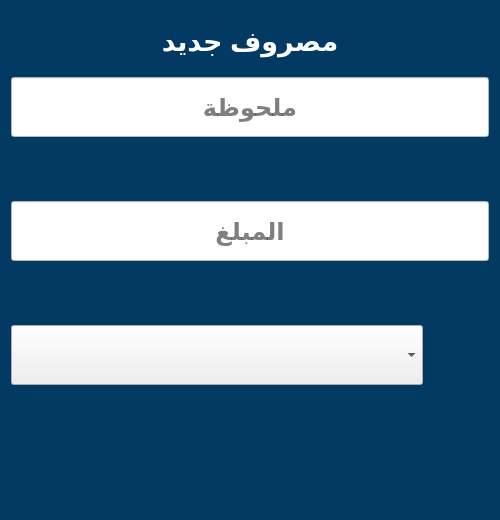
<?xml version="1.0" encoding="UTF-8"?>
<ui version="4.0">
 <class>Form</class>
 <widget class="QWidget" name="Form">
  <property name="geometry">
   <rect>
    <x>0</x>
    <y>0</y>
    <width>500</width>
    <height>520</height>
   </rect>
  </property>
  <property name="minimumSize">
   <size>
    <width>500</width>
    <height>520</height>
   </size>
  </property>
  <property name="maximumSize">
   <size>
    <width>500</width>
    <height>520</height>
   </size>
  </property>
  <property name="windowTitle">
   <string>Form</string>
  </property>
  <property name="layoutDirection">
   <enum>Qt::LeftToRight</enum>
  </property>
  <property name="styleSheet">
   <string notr="true">background-color:#033a63;</string>
  </property>
  <layout class="QGridLayout" name="gridLayout">
   <item row="0" column="0">
    <layout class="QVBoxLayout" name="verticalLayout_2">
     <item>
      <widget class="QLabel" name="title">
       <property name="minimumSize">
        <size>
         <width>0</width>
         <height>60</height>
        </size>
       </property>
       <property name="maximumSize">
        <size>
         <width>16777215</width>
         <height>60</height>
        </size>
       </property>
       <property name="font">
        <font>
         <pointsize>20</pointsize>
         <bold>true</bold>
        </font>
       </property>
       <property name="styleSheet">
        <string notr="true">color:white</string>
       </property>
       <property name="text">
        <string>مصروف جديد</string>
       </property>
       <property name="alignment">
        <set>Qt::AlignCenter</set>
       </property>
      </widget>
     </item>
    </layout>
   </item>
   <item row="1" column="0">
    <layout class="QVBoxLayout" name="verticalLayout">
     <item>
      <widget class="QLineEdit" name="note">
       <property name="minimumSize">
        <size>
         <width>0</width>
         <height>60</height>
        </size>
       </property>
       <property name="font">
        <font>
         <pointsize>18</pointsize>
         <bold>true</bold>
        </font>
       </property>
       <property name="styleSheet">
        <string notr="true">background-color:white</string>
       </property>
       <property name="maxLength">
        <number>30</number>
       </property>
       <property name="alignment">
        <set>Qt::AlignCenter</set>
       </property>
       <property name="placeholderText">
        <string>ملحوظة</string>
       </property>
      </widget>
     </item>
     <item>
      <widget class="QLabel" name="note_err">
       <property name="minimumSize">
        <size>
         <width>0</width>
         <height>50</height>
        </size>
       </property>
       <property name="font">
        <font>
         <pointsize>14</pointsize>
         <bold>true</bold>
        </font>
       </property>
       <property name="styleSheet">
        <string notr="true">color:white</string>
       </property>
       <property name="text">
        <string/>
       </property>
       <property name="alignment">
        <set>Qt::AlignCenter</set>
       </property>
      </widget>
     </item>
     <item>
      <widget class="QLineEdit" name="amount">
       <property name="minimumSize">
        <size>
         <width>0</width>
         <height>60</height>
        </size>
       </property>
       <property name="font">
        <font>
         <pointsize>18</pointsize>
         <bold>true</bold>
        </font>
       </property>
       <property name="styleSheet">
        <string notr="true">background-color:white</string>
       </property>
       <property name="maxLength">
        <number>6</number>
       </property>
       <property name="alignment">
        <set>Qt::AlignCenter</set>
       </property>
       <property name="placeholderText">
        <string>المبلغ</string>
       </property>
      </widget>
     </item>
     <item>
      <widget class="QLabel" name="amount_err">
       <property name="minimumSize">
        <size>
         <width>0</width>
         <height>50</height>
        </size>
       </property>
       <property name="font">
        <font>
         <pointsize>14</pointsize>
         <bold>true</bold>
        </font>
       </property>
       <property name="styleSheet">
        <string notr="true">color:white</string>
       </property>
       <property name="text">
        <string/>
       </property>
       <property name="alignment">
        <set>Qt::AlignCenter</set>
       </property>
      </widget>
     </item>
     <item>
      <layout class="QHBoxLayout" name="horizontalLayout_3">
       <item>
        <widget class="QComboBox" name="category">
         <property name="minimumSize">
          <size>
           <width>0</width>
           <height>60</height>
          </size>
         </property>
         <property name="font">
          <font>
           <pointsize>18</pointsize>
           <bold>true</bold>
          </font>
         </property>
         <property name="styleSheet">
          <string notr="true">background-color:none</string>
         </property>
        </widget>
       </item>
       <item>
        <widget class="QPushButton" name="add_category_btn">
         <property name="minimumSize">
          <size>
           <width>60</width>
           <height>60</height>
          </size>
         </property>
         <property name="maximumSize">
          <size>
           <width>60</width>
           <height>60</height>
          </size>
         </property>
         <property name="text">
          <string/>
         </property>
         <property name="icon">
          <iconset>
           <normaloff>../../../icons/add.svg</normaloff>../../../icons/add.svg</iconset>
         </property>
         <property name="iconSize">
          <size>
           <width>50</width>
           <height>50</height>
          </size>
         </property>
         <property name="flat">
          <bool>true</bool>
         </property>
        </widget>
       </item>
      </layout>
     </item>
     <item>
      <widget class="QLabel" name="category_err">
       <property name="minimumSize">
        <size>
         <width>0</width>
         <height>50</height>
        </size>
       </property>
       <property name="font">
        <font>
         <pointsize>14</pointsize>
         <bold>true</bold>
        </font>
       </property>
       <property name="styleSheet">
        <string notr="true">color:white</string>
       </property>
       <property name="text">
        <string/>
       </property>
       <property name="alignment">
        <set>Qt::AlignCenter</set>
       </property>
      </widget>
     </item>
    </layout>
   </item>
   <item row="2" column="0">
    <layout class="QHBoxLayout" name="horizontalLayout">
     <item>
      <widget class="QPushButton" name="save_btn">
       <property name="minimumSize">
        <size>
         <width>0</width>
         <height>60</height>
        </size>
       </property>
       <property name="cursor">
        <cursorShape>PointingHandCursor</cursorShape>
       </property>
       <property name="styleSheet">
        <string notr="true">QPushButton:hover{
	background-color:#3f5482;
	border: 1px solid #3f5482;
}</string>
       </property>
       <property name="text">
        <string/>
       </property>
       <property name="icon">
        <iconset>
         <normaloff>../icons/save.svg</normaloff>../icons/save.svg</iconset>
       </property>
       <property name="iconSize">
        <size>
         <width>50</width>
         <height>50</height>
        </size>
       </property>
       <property name="shortcut">
        <string>Return</string>
       </property>
       <property name="flat">
        <bool>true</bool>
       </property>
      </widget>
     </item>
     <item>
      <widget class="QPushButton" name="cancel_btn">
       <property name="minimumSize">
        <size>
         <width>0</width>
         <height>60</height>
        </size>
       </property>
       <property name="cursor">
        <cursorShape>PointingHandCursor</cursorShape>
       </property>
       <property name="styleSheet">
        <string notr="true">QPushButton:hover{
	background-color:#3f5482;
	border: 1px solid #3f5482;
}</string>
       </property>
       <property name="text">
        <string/>
       </property>
       <property name="icon">
        <iconset>
         <normaloff>../icons/cancel.svg</normaloff>../icons/cancel.svg</iconset>
       </property>
       <property name="iconSize">
        <size>
         <width>50</width>
         <height>50</height>
        </size>
       </property>
       <property name="flat">
        <bool>true</bool>
       </property>
      </widget>
     </item>
    </layout>
   </item>
  </layout>
 </widget>
 <resources/>
 <connections>
  <connection>
   <sender>cancel_btn</sender>
   <signal>clicked()</signal>
   <receiver>Form</receiver>
   <slot>close()</slot>
   <hints>
    <hint type="sourcelabel">
     <x>137</x>
     <y>474</y>
    </hint>
    <hint type="destinationlabel">
     <x>8</x>
     <y>-3</y>
    </hint>
   </hints>
  </connection>
 </connections>
</ui>
